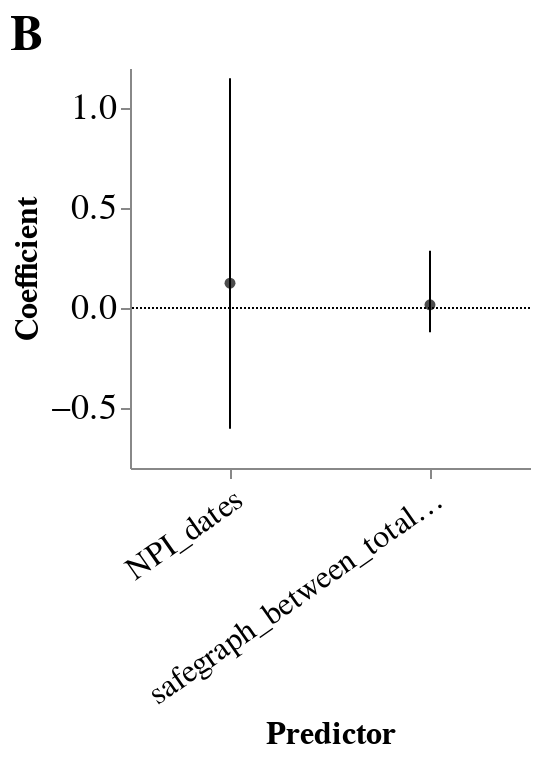

Source (notebook cell):
### Code cell
# error_bars = alt.Chart(mig_short).mark_errorbar(extent='ci').encode(
#   x=alt.X('mig_per_bl:Q', scale=alt.Scale(zero=False)),
#   y=alt.Y('migration_direction:N')
# )

points = alt.Chart(mig_pred).mark_point(filled=True, color='black').encode(
  y=alt.Y('mean_Ne_log:Q',axis = alt.Axis(title = "Coefficient", grid =False, labelFontSize= 18,titleFontSize= 16) ),
  x=alt.X('deme', title = "Predictor",  axis=alt.Axis(labelFontSize= 16,titleFontSize= 16, labelAngle=-35)),
).transform_filter(datum.predictor != "Clock" ).properties(
    width=200,
    height=200
)

hpd = alt.Chart(mig_pred).mark_rule().encode(
    y2=alt.Y2("upper_hpd_log_95"),
    y = alt.Y("lower_hpd_log_95"),
    x=alt.X("deme")
).transform_filter(datum.predictor != "Clock").properties(
    width=300,
    height=150
)

one_line = alt.Chart(pd.DataFrame({'y': [0.0]})).mark_rule(strokeDash=[1,1]).encode(y='y').properties(
    width=300,
    height=150
)

predict_coeff = (points + hpd + one_line ).properties(title='B')
predict_coeff.configure_view(
    strokeWidth=0
).configure_title(
    anchor='start', fontSize= 25
).configure_axis(
    labelFontSize=24,
    titleFontSize=24
).configure_legend(
    labelFontSize = 60)

### Figure 1 — Vega-Lite specification as saved in the notebook (floating-point values rounded to 4 significant figures)
{"config": {"view": {"continuousWidth": 400, "continuousHeight": 300, "strokeWidth": 0}, "axis": {"labelFontSize": 24, "titleFontSize": 24}, "legend": {"labelFontSize": 60}, "title": {"anchor": "start", "fontSize": 25}}, "layer": [{"mark": {"type": "point", "color": "black", "filled": true}, "encoding": {"x": {"axis": {"labelAngle": -35, "labelFontSize": 16, "titleFontSize": 16}, "field": "deme", "title": "Predictor", "type": "nominal"}, "y": {"axis": {"grid": false, "labelFontSize": 18, "title": "Coefficient", "titleFontSize": 16}, "field": "mean_Ne_log", "type": "quantitative"}}, "height": 200, "transform": [{"filter": "(datum.predictor !== 'Clock')"}], "width": 200}, {"mark": "rule", "encoding": {"x": {"field": "deme", "type": "nominal"}, "y": {"field": "lower_hpd_log_95", "type": "quantitative"}, "y2": {"field": "upper_hpd_log_95"}}, "height": 150, "transform": [{"filter": "(datum.predictor !== 'Clock')"}], "width": 300}, {"data": {"name": "data-6f5cbcae4d1d760039d98b58f1e752eb"}, "mark": {"type": "rule", "strokeDash": [1, 1]}, "encoding": {"y": {"field": "y", "type": "quantitative"}}, "height": 150, "width": 300}], "data": {"name": "data-c914eca21f9a95bb03fa04e307b4f752"}, "title": "B", "$schema": "https://vega.github.io/schema/vega-lite/v4.17.0.json", "datasets": {"data-c914eca21f9a95bb03fa04e307b4f752": [{"deme": "NPI_dates", "mean_Ne_log": 0.1238, "mean_Ne_linear": 1.33, "median_Ne_log": 0.0, "upper_hpd_log_95": 1.149, "lower_hpd_log_95": -0.6042, "upper_hpd_log_50": 0.0, "lower_hpd_log_50": 0.0, "upper_hpd_linear": 14.1, "lower_hpd_linear": 0.2488}, {"deme": "safegraph_between_total_mvmt", "mean_Ne_log": 0.01603, "mean_Ne_linear": 1.038, "median_Ne_log": 0.0, "upper_hpd_log_95": 0.286, "lower_hpd_log_95": -0.1214, "upper_hpd_log_50": 0.0, "lower_hpd_log_50": 0.0, "upper_hpd_linear": 1.932, "lower_hpd_linear": 0.7561}], "data-6f5cbcae4d1d760039d98b58f1e752eb": [{"y": 0.0}]}}
